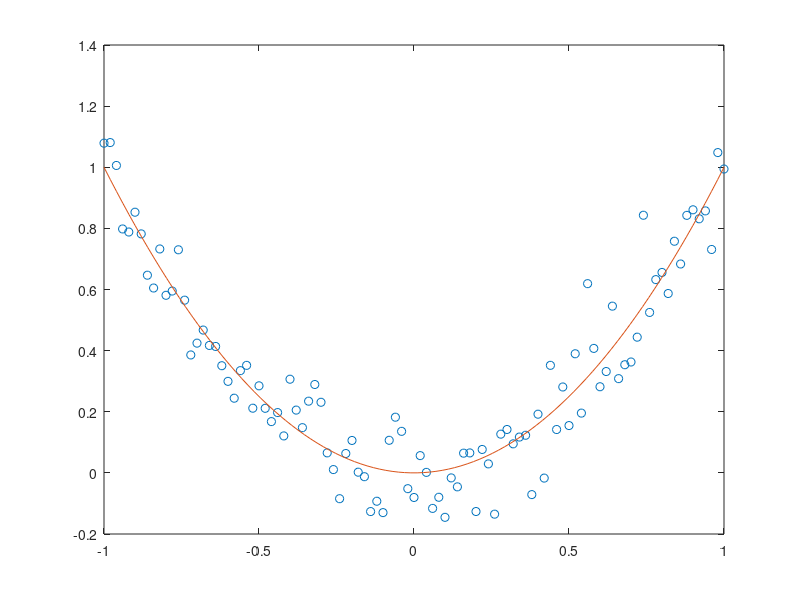
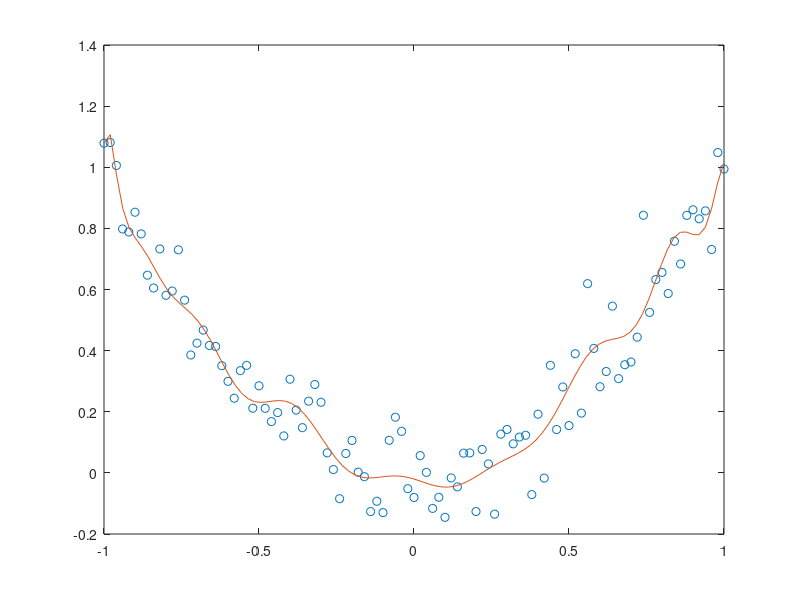

MATLAB code to generate these figures, in order:
clear all
close all
clc

format SHORTE

m = 101;
a = -1;
b = 1;
sig = 0.1;
maxDeg = 20;


x = linspace(a,b,m);
x = x(:);
X = fliplr(vander(x));

thetas = zeros(m,m);
c = zeros(m,1);
mmse = zeros(m,1);

y = x.^2 + sig * randn(length(x),1);

nTrain = round(0.8*length(x));
iTrain = randperm(length(x),nTrain);
iValid = setdiff(1:m,iTrain);

yTrain = y(iTrain);
yValid = y(iValid);

x1 = linspace(a,b);
y1 = x1.^2;

figure
plot(x,y,'o')
hold on
plot(x1,y1)
hold off

for i = 1:(maxDeg+1)
    XTrain = X(iTrain,1:i);
    XValid = X(iValid,1:i);
    s = svd(X);
    theta = (XTrain.' * XTrain) \ (XTrain.' * yTrain);
    thetas(i,1:i) = (XTrain.' * XTrain) \ (XTrain.' * yTrain);
    cs(i) = max(s)/min(s);
    mmseTrain(i) = (yTrain - XTrain * theta).' * (yTrain - XTrain*theta) / length(yTrain);
    mmseValid(i) = (yValid - XValid * theta).' * (yValid - XValid*theta) / length(yValid);
end


disp('Polynomial Coefficients')
%disp(thetas);

disp('Minimum mean square error --- Train')
%disp(mmseTrain);

disp('Minimum mean square error --- Valid')
%disp(mmseValid)

disp([mmseTrain, mmseValid]);

disp('Condition numbers')
%disp(cs);


[mmseTrain', mmseValid']


y1 = polyval(flip(thetas(maxDeg,:)),x1);

figure
plot(x,y,'o')
hold on
plot(x1,y1)
hold off

